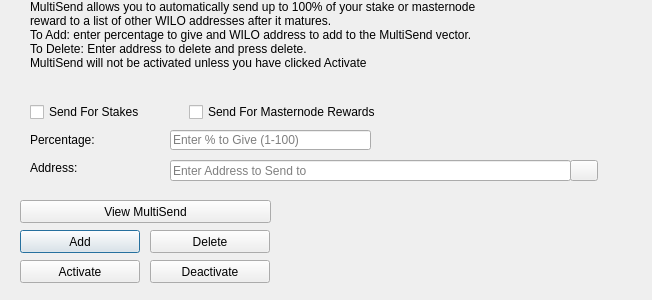
<?xml version="1.0" encoding="UTF-8"?>
<ui version="4.0">
 <class>MultiSendDialog</class>
 <widget class="QDialog" name="MultiSendDialog">
  <property name="windowModality">
   <enum>Qt::NonModal</enum>
  </property>
  <property name="geometry">
   <rect>
    <x>0</x>
    <y>0</y>
    <width>652</width>
    <height>300</height>
   </rect>
  </property>
  <property name="windowTitle">
   <string>MultiSend</string>
  </property>
  <widget class="QLineEdit" name="multiSendPercentEdit">
   <property name="geometry">
    <rect>
     <x>170</x>
     <y>130</y>
     <width>201</width>
     <height>20</height>
    </rect>
   </property>
   <property name="toolTip">
    <string>Enter whole numbers 1 - 100</string>
   </property>
   <property name="placeholderText">
    <string>Enter % to Give (1-100)</string>
   </property>
  </widget>
  <widget class="QLineEdit" name="multiSendAddressEdit">
   <property name="geometry">
    <rect>
     <x>170</x>
     <y>160</y>
     <width>401</width>
     <height>21</height>
    </rect>
   </property>
   <property name="toolTip">
    <string/>
   </property>
   <property name="placeholderText">
    <string>Enter Address to Send to</string>
   </property>
  </widget>
  <widget class="QLabel" name="label_2">
   <property name="geometry">
    <rect>
     <x>30</x>
     <y>0</y>
     <width>451</width>
     <height>121</height>
    </rect>
   </property>
   <property name="lineWidth">
    <number>1</number>
   </property>
   <property name="text">
    <string>MultiSend allows you to automatically send up to 100% of your stake or masternode reward to a list of other WILO addresses after it matures.
To Add: enter percentage to give and WILO address to add to the MultiSend vector.
To Delete: Enter address to delete and press delete.
MultiSend will not be activated unless you have clicked Activate</string>
   </property>
   <property name="alignment">
    <set>Qt::AlignLeading|Qt::AlignLeft|Qt::AlignTop</set>
   </property>
   <property name="wordWrap">
    <bool>true</bool>
   </property>
  </widget>
  <widget class="QLabel" name="message">
   <property name="geometry">
    <rect>
     <x>290</x>
     <y>200</y>
     <width>351</width>
     <height>91</height>
    </rect>
   </property>
   <property name="text">
    <string/>
   </property>
  </widget>
  <widget class="QPushButton" name="addButton">
   <property name="geometry">
    <rect>
     <x>20</x>
     <y>230</y>
     <width>120</width>
     <height>23</height>
    </rect>
   </property>
   <property name="toolTip">
    <string/>
   </property>
   <property name="statusTip">
    <string>Add to MultiSend Vector</string>
   </property>
   <property name="text">
    <string>Add</string>
   </property>
  </widget>
  <widget class="QPushButton" name="disableButton">
   <property name="geometry">
    <rect>
     <x>150</x>
     <y>260</y>
     <width>120</width>
     <height>23</height>
    </rect>
   </property>
   <property name="statusTip">
    <string>Deactivate MultiSend</string>
   </property>
   <property name="text">
    <string>Deactivate</string>
   </property>
  </widget>
  <widget class="QPushButton" name="addressBookButton">
   <property name="geometry">
    <rect>
     <x>570</x>
     <y>160</y>
     <width>28</width>
     <height>21</height>
    </rect>
   </property>
   <property name="toolTip">
    <string>Choose an address from the address book</string>
   </property>
   <property name="text">
    <string/>
   </property>
   <property name="icon">
    <iconset resource="../wilo.qrc">
     <normaloff>:/icons/address-book</normaloff>:/icons/address-book</iconset>
   </property>
   <property name="shortcut">
    <string>Alt+A</string>
   </property>
   <property name="autoDefault">
    <bool>false</bool>
   </property>
  </widget>
  <widget class="QLabel" name="label">
   <property name="geometry">
    <rect>
     <x>30</x>
     <y>130</y>
     <width>121</width>
     <height>20</height>
    </rect>
   </property>
   <property name="toolTip">
    <string>Percentage of stake to send</string>
   </property>
   <property name="text">
    <string>Percentage:</string>
   </property>
  </widget>
  <widget class="QLabel" name="label_5">
   <property name="geometry">
    <rect>
     <x>30</x>
     <y>160</y>
     <width>111</width>
     <height>16</height>
    </rect>
   </property>
   <property name="toolTip">
    <string>Address to send portion of stake to</string>
   </property>
   <property name="text">
    <string>Address:</string>
   </property>
  </widget>
  <widget class="QPushButton" name="deleteButton">
   <property name="geometry">
    <rect>
     <x>150</x>
     <y>230</y>
     <width>120</width>
     <height>23</height>
    </rect>
   </property>
   <property name="toolTip">
    <string/>
   </property>
   <property name="statusTip">
    <string>Delete Address From MultiSend Vector</string>
   </property>
   <property name="text">
    <string>Delete</string>
   </property>
  </widget>
  <widget class="QPushButton" name="activateButton">
   <property name="geometry">
    <rect>
     <x>20</x>
     <y>260</y>
     <width>120</width>
     <height>23</height>
    </rect>
   </property>
   <property name="statusTip">
    <string>Activate MultiSend</string>
   </property>
   <property name="text">
    <string>Activate</string>
   </property>
  </widget>
  <widget class="QPushButton" name="viewButton">
   <property name="geometry">
    <rect>
     <x>20</x>
     <y>200</y>
     <width>251</width>
     <height>23</height>
    </rect>
   </property>
   <property name="toolTip">
    <string/>
   </property>
   <property name="statusTip">
    <string>View MultiSend Vector</string>
   </property>
   <property name="text">
    <string>View MultiSend</string>
   </property>
  </widget>
  <widget class="QWidget" name="horizontalLayoutWidget">
   <property name="geometry">
    <rect>
     <x>30</x>
     <y>100</y>
     <width>351</width>
     <height>24</height>
    </rect>
   </property>
   <layout class="QHBoxLayout" name="horizontalLayout">
    <item>
     <widget class="QCheckBox" name="multiSendStakeCheckBox">
      <property name="text">
       <string>Send For Stakes</string>
      </property>
     </widget>
    </item>
    <item>
     <widget class="QCheckBox" name="multiSendMasternodeCheckBox">
      <property name="text">
       <string>Send For Masternode Rewards</string>
      </property>
     </widget>
    </item>
   </layout>
  </widget>
 </widget>
 <resources>
  <include location="../wilo.qrc"/>
 </resources>
 <connections/>
</ui>
